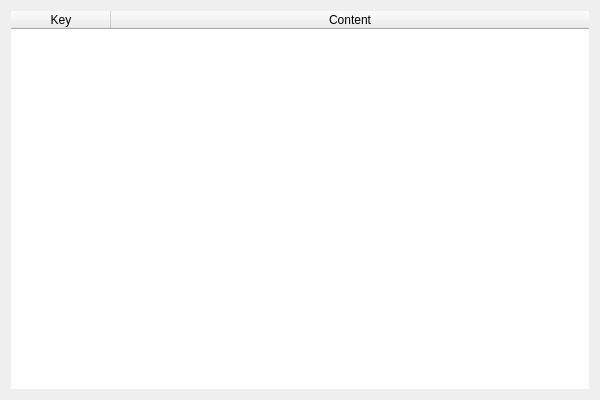
<?xml version="1.0" encoding="UTF-8"?>
<ui version="4.0">
 <class>initpersonaClass</class>
 <widget class="QWidget" name="initpersonaClass">
  <property name="geometry">
   <rect>
    <x>0</x>
    <y>0</y>
    <width>600</width>
    <height>400</height>
   </rect>
  </property>
  <property name="windowTitle">
   <string>initpersona</string>
  </property>
  <layout class="QVBoxLayout" name="verticalLayout">
   <item>
    <widget class="QTableWidget" name="table">
     <property name="frameShape">
      <enum>QFrame::Shape::NoFrame</enum>
     </property>
     <property name="showGrid">
      <bool>false</bool>
     </property>
     <property name="rowCount">
      <number>1</number>
     </property>
     <property name="columnCount">
      <number>2</number>
     </property>
     <attribute name="horizontalHeaderCascadingSectionResizes">
      <bool>false</bool>
     </attribute>
     <attribute name="horizontalHeaderShowSortIndicator" stdset="0">
      <bool>false</bool>
     </attribute>
     <attribute name="horizontalHeaderStretchLastSection">
      <bool>true</bool>
     </attribute>
     <attribute name="verticalHeaderVisible">
      <bool>false</bool>
     </attribute>
     <row>
      <property name="text">
       <string>新建行</string>
      </property>
     </row>
     <column>
      <property name="text">
       <string>Key</string>
      </property>
     </column>
     <column>
      <property name="text">
       <string>Content</string>
      </property>
     </column>
    </widget>
   </item>
  </layout>
 </widget>
 <layoutdefault spacing="6" margin="11"/>
 <resources/>
 <connections/>
</ui>
